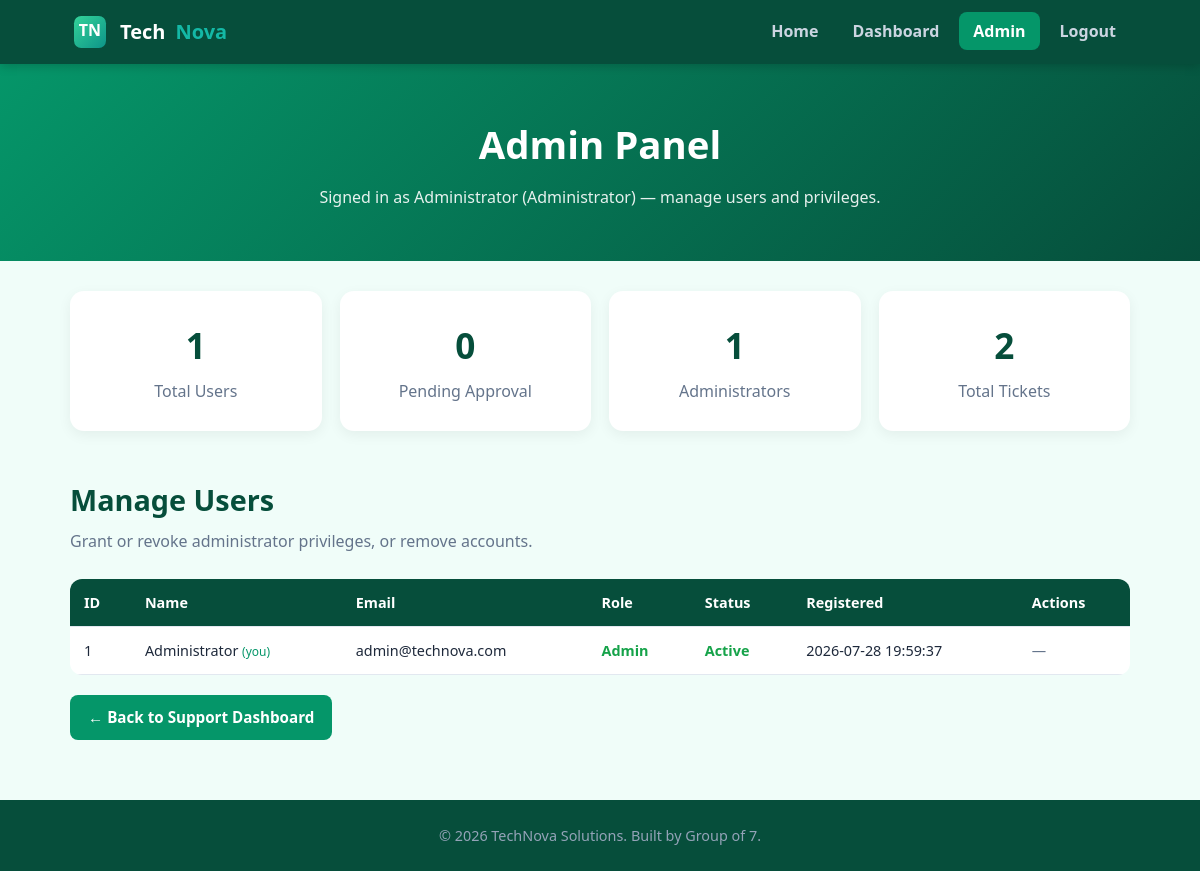
/admin.php (signed in), run on the app's committed database.
### tables this page shows
CREATE TABLE IF NOT EXISTS users (
  id       INT AUTO_INCREMENT PRIMARY KEY,
  name     VARCHAR(100)  NOT NULL,
  email    VARCHAR(150)  NOT NULL UNIQUE,
  password VARCHAR(255)  NOT NULL,                              
  role     ENUM('user','admin')    NOT NULL DEFAULT 'user',     
  status   ENUM('pending','active') NOT NULL DEFAULT 'pending', 
  created  TIMESTAMP DEFAULT CURRENT_TIMESTAMP
);

### admin.php (the view, shortened to what this page needs)
<?php
require "db.php";
$me   = intval($_SESSION["uid"]);
function scalar($conn, $sql) {
    $r = mysqli_query($conn, $sql);
    $row = mysqli_fetch_row($r);
    return $row[0];
}
$totalUsers  = scalar($conn, "SELECT COUNT(*) FROM users");
$pendingUsers= scalar($conn, "SELECT COUNT(*) FROM users WHERE status='pending'");
$totalAdmins = scalar($conn, "SELECT COUNT(*) FROM users WHERE role='admin'");
$totalTix    = scalar($conn, "SELECT COUNT(*) FROM tickets");
$users = mysqli_query($conn, "SELECT id, name, email, role, status, created FROM users ORDER BY id ASC");
function h($v) { return htmlspecialchars($v ?? ""); }
?>
<!DOCTYPE html>
<html lang="en">
<head>
  <link rel="stylesheet" href="css/style.css?v=2" />
</head>
<body>
  <header>
    <div class="nav">
      <div class="brand"><img src="images/logo.svg" alt="TechNova logo" />Tech<span>Nova</span></div>
      <nav>
        <ul id="navMenu">
          <li><a href="index.php">Home</a></li>
          <li><a href="dashboard.php">Dashboard</a></li>
          <li><a href="admin.php" class="active">Admin</a></li>
          <li><a href="logout.php">Logout</a></li>
        </ul>
      </nav>
    </div>
  </header>
  <section class="hero">
    <h1>Admin Panel</h1>
    <p>Signed in as <?= h($_SESSION["uname"]) ?> (Administrator) — manage users and privileges.</p>
  </section>
  <div class="container">
    <div class="cols">
      <div class="card" style="text-align:center;">
        <h2 class="section-title" style="font-size:2.2rem;"><?= h($totalUsers) ?></h2>
        <p class="section-sub" style="margin:0;">Total Users</p>
      </div>
      <div class="card" style="text-align:center;">
        <h2 class="section-title" style="font-size:2.2rem; color:<?= $pendingUsers>0 ? '#d97706' : 'var(--dark)' ?>;"><?= h($pendingUsers) ?></h2>
        <p class="section-sub" style="margin:0;">Pending Approval</p>
      </div>
      <div class="card" style="text-align:center;">
        <h2 class="section-title" style="font-size:2.2rem;"><?= h($totalAdmins) ?></h2>
        <p class="section-sub" style="margin:0;">Administrators</p>
      </div>
      <div class="card" style="text-align:center;">
        <h2 class="section-title" style="font-size:2.2rem;"><?= h($totalTix) ?></h2>
        <p class="section-sub" style="margin:0;">Total Tickets</p>
      </div>
    </div>
    <h2 class="section-title" style="margin-top:26px;">Manage Users</h2>
    <p class="section-sub">Grant or revoke administrator privileges, or remove accounts.</p>
    <div class="table-wrap">
      <table>
        <thead>
          <tr><th>ID</th><th>Name</th><th>Email</th><th>Role</th><th>Status</th><th>Registered</th><th>Actions</th></tr>
        </thead>
        <tbody>
          <?php while ($u = mysqli_fetch_assoc($users)): ?>
          <tr>
            <td><?= h($u["id"]) ?></td>
            <td><?= h($u["name"]) ?><?= ($u["id"]==$me) ? ' <small style="color:var(--brand);">(you)</small>' : '' ?></td>
            <td><?= h($u["email"]) ?></td>
            <td>
              <?php if ($u["role"]==="admin"): ?>
                <span style="color:#16a34a;font-weight:700;">Admin</span>
              <?php else: ?>
                <span style="color:var(--muted);">User</span>
              <?php endif; ?>
            </td>
            <td>
              <?php if ($u["status"]==="active"): ?>
                <span style="color:#16a34a;font-weight:700;">Active</span>
              <?php else: ?>
                <span style="color:#d97706;font-weight:700;">Pending</span>
              <?php endif; ?>
            </td>
            <td><?= h($u["created"]) ?></td>
            <td class="actions-cell">
              <?php if ($u["role"]==="admin"): ?>
                <?php if ($u["id"] != $me): ?>
                  <a class="btn gray" href="admin.php?action=demote&id=<?= h($u["id"]) ?>"
                     onclick="return confirm('Revoke admin rights for <?= h($u["name"]) ?>?');">Revoke Admin</a>
                <?php else: ?>
                  <span class="section-sub" style="margin:0;">&mdash;</span>
                <?php endif; ?>
              <?php else: ?>
                <a class="btn alt" href="admin.php?action=promote&id=<?= h($u["id"]) ?>"
                   onclick="return confirm('Make <?= h($u["name"]) ?> an admin?');">Make Admin</a>
              <?php endif; ?>
            </td>
          </tr>
          <?php endwhile; ?>
        </tbody>
      </table>
    </div>
    <p style="margin-top:20px;"><a href="dashboard.php" class="btn">← Back to Support Dashboard</a></p>
  </div>
  <footer>&copy; 2026 TechNova Solutions. Built by Group of 7.</footer>
</body>
</html>

### css/style.css (style rules this page uses)
* { margin: 0; padding: 0; box-sizing: border-box; }
:root { --brand: #059669; --brand-2: #14b8a6; --dark: #064e3b; --light: #f0fdf9; --card: #ffffff; --text: #1e293b; --muted: #64748b; }
body { font-family: "Segoe UI", Tahoma, Arial, sans-serif; color: var(--text); background: var(--light); line-height: 1.6; }
header { background: var(--dark); color: #fff; position: sticky; top: 0; z-index: 50; box-shadow: 0 2px 10px rgba(0,0,0,.2); }
.nav { max-width: 1100px; margin: 0 auto; display: flex; align-items: center; justify-content: space-between; padding: 12px 20px; flex-wrap: wrap; }
.brand { display: flex; align-items: center; gap: 10px; font-weight: 800; font-size: 1.25rem; }
.brand img { width: 40px; height: 40px; border-radius: 10px; }
.brand span { color: var(--brand-2); }
nav ul { list-style: none; display: flex; gap: 6px; flex-wrap: wrap; }
nav a { color: #cbd5e1; text-decoration: none; padding: 8px 14px; border-radius: 8px; font-weight: 600; transition: .2s; }
nav a:hover, nav a.active { background: var(--brand); color: #fff; }
.container { max-width: 1100px; margin: 0 auto; padding: 30px 20px; }
.hero { background: linear-gradient(135deg, var(--brand), var(--dark)); color: #fff; text-align: center; padding: 50px 20px; }
.hero h1 { font-size: 2.4rem; margin-bottom: 10px; }
.hero p { opacity: .9; max-width: 700px; margin: 0 auto; }
h2.section-title { font-size: 1.8rem; margin-bottom: 6px; color: var(--dark); }
.section-sub { color: var(--muted); margin-bottom: 24px; }
.card { background: var(--card); border-radius: 14px; padding: 26px; box-shadow: 0 4px 14px rgba(0,0,0,.06); margin-bottom: 20px; }
.cols { display: grid; grid-template-columns: repeat(auto-fit, minmax(240px,1fr)); gap: 18px; }
.btn { background: var(--brand); color: #fff; border: none; padding: 10px 18px; border-radius: 8px; font-weight: 700; cursor: pointer; font-size: .95rem; transition: .2s; text-decoration: none; display: inline-block; }
.table-wrap { overflow-x: auto; }
table { width: 100%; border-collapse: collapse; background: var(--card); border-radius: 12px; overflow: hidden; }
th, td { padding: 12px 14px; text-align: left; border-bottom: 1px solid #e2e8f0; font-size: .9rem; }
th { background: var(--dark); color: #fff; }
.actions-cell { display: flex; gap: 6px; }
footer { background: var(--dark); color: #94a3b8; text-align: center; padding: 24px 20px; margin-top: 30px; font-size: .9rem; }

### data on the page
users: id "1", name "Administrator", shows "(you)", email "admin@technova.com", role "Admin", status "Active", created "2026-07-28 19:59:37"

### other printed values
$_SESSION["uname"] "Administrator"
$totalUsers "1"
$pendingUsers "0"
$totalAdmins "1"
$totalTix "2"
